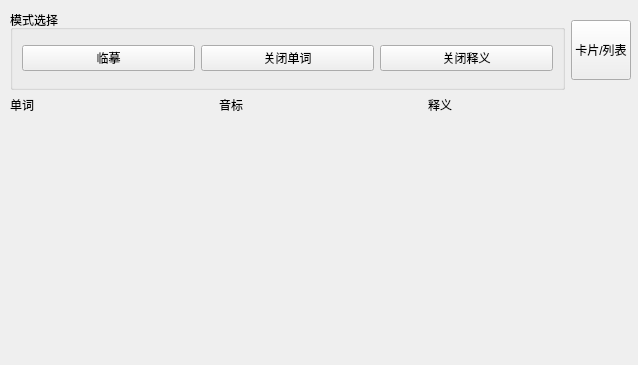
<?xml version="1.0" encoding="UTF-8"?>
<ui version="4.0">
 <class>wordtypingpage_wgt</class>
 <widget class="QWidget" name="wordtypingpage_wgt">
  <property name="geometry">
   <rect>
    <x>0</x>
    <y>0</y>
    <width>638</width>
    <height>365</height>
   </rect>
  </property>
  <property name="windowTitle">
   <string>Form</string>
  </property>
  <widget class="QWidget" name="">
   <property name="geometry">
    <rect>
     <x>10</x>
     <y>10</y>
     <width>621</width>
     <height>351</height>
    </rect>
   </property>
   <layout class="QVBoxLayout" name="verticalLayout" stretch="0,0,1">
    <item>
     <layout class="QHBoxLayout" name="horizontalLayout_2">
      <property name="sizeConstraint">
       <enum>QLayout::SetDefaultConstraint</enum>
      </property>
      <item>
       <widget class="QGroupBox" name="groupBox">
        <property name="sizePolicy">
         <sizepolicy hsizetype="Preferred" vsizetype="Fixed">
          <horstretch>0</horstretch>
          <verstretch>0</verstretch>
         </sizepolicy>
        </property>
        <property name="minimumSize">
         <size>
          <width>0</width>
          <height>80</height>
         </size>
        </property>
        <property name="maximumSize">
         <size>
          <width>16777215</width>
          <height>80</height>
         </size>
        </property>
        <property name="title">
         <string>模式选择</string>
        </property>
        <layout class="QHBoxLayout" name="horizontalLayout">
         <item>
          <widget class="QPushButton" name="pushButton">
           <property name="text">
            <string>临摹</string>
           </property>
          </widget>
         </item>
         <item>
          <widget class="QPushButton" name="pushButton_2">
           <property name="text">
            <string>关闭单词</string>
           </property>
          </widget>
         </item>
         <item>
          <widget class="QPushButton" name="pushButton_3">
           <property name="text">
            <string>关闭释义</string>
           </property>
          </widget>
         </item>
        </layout>
       </widget>
      </item>
      <item>
       <widget class="QPushButton" name="pushButton_4">
        <property name="minimumSize">
         <size>
          <width>60</width>
          <height>60</height>
         </size>
        </property>
        <property name="maximumSize">
         <size>
          <width>60</width>
          <height>60</height>
         </size>
        </property>
        <property name="text">
         <string>卡片/列表</string>
        </property>
       </widget>
      </item>
     </layout>
    </item>
    <item>
     <layout class="QHBoxLayout" name="horizontalLayout_3">
      <item>
       <widget class="QLabel" name="label">
        <property name="text">
         <string>单词</string>
        </property>
       </widget>
      </item>
      <item>
       <widget class="QLabel" name="label_2">
        <property name="text">
         <string>音标</string>
        </property>
       </widget>
      </item>
      <item>
       <widget class="QLabel" name="label_3">
        <property name="text">
         <string>释义</string>
        </property>
       </widget>
      </item>
     </layout>
    </item>
    <item>
     <spacer name="verticalSpacer">
      <property name="orientation">
       <enum>Qt::Vertical</enum>
      </property>
      <property name="sizeHint" stdset="0">
       <size>
        <width>20</width>
        <height>40</height>
       </size>
      </property>
     </spacer>
    </item>
   </layout>
  </widget>
 </widget>
 <resources/>
 <connections/>
</ui>
